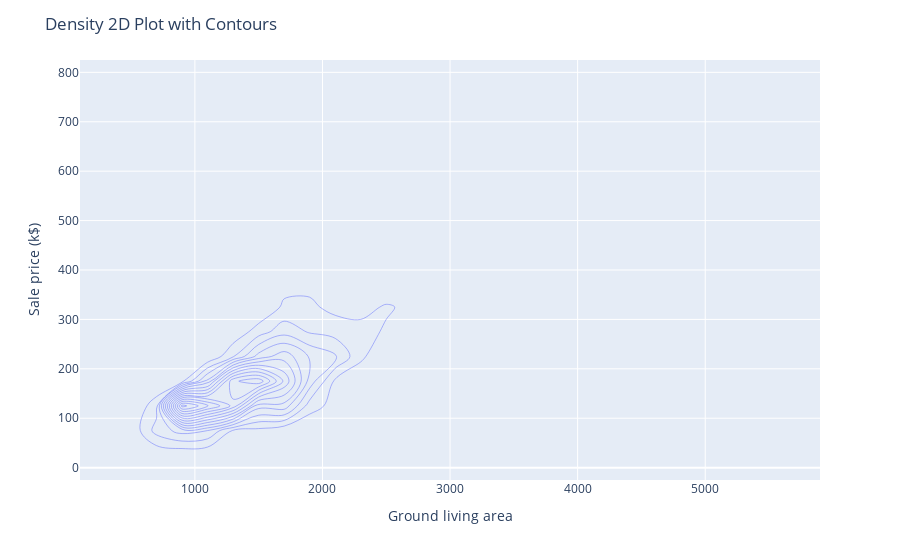

Notebook cell for this chart:
### Markdown cell above
Interactive Plot

### Code cell
fig = px.density_contour(df_story2, x='GrLivArea', y='SalePrice', labels={'GrLivArea': 'Ground living area', 'SalePrice': 'Sale price (k$)'})
fig.update_layout(title='Density 2D Plot with Contours')
fig.show()

### Figure 1 — Plotly figure (JSON) as saved in the notebook; plotly's stock layout.template omitted (floating-point values rounded to 4 significant figures; data arrays with more than 128 entries replaced by an {"elided": "..."} marker saying what was removed)
{"data": [{"contours": {"coloring": "none"}, "hovertemplate": "Ground living area=%{x}<br>Sale price (k$)=%{y}<br>count=%{z}<extra></extra>", "legendgroup": "", "line": {"color": "#636efa"}, "name": "", "showlegend": false, "type": "histogram2dcontour", "x": {"elided": "1460 int values"}, "xaxis": "x", "xbingroup": "x", "y": {"elided": "1460 float values"}, "yaxis": "y", "ybingroup": "y"}], "layout": {"legend": {"tracegroupgap": 0}, "margin": {"t": 60}, "title": {"text": "Density 2D Plot with Contours"}, "xaxis": {"anchor": "y", "domain": [0, 1], "title": {"text": "Ground living area"}}, "yaxis": {"anchor": "x", "domain": [0, 1], "title": {"text": "Sale price (k$)"}}}}
